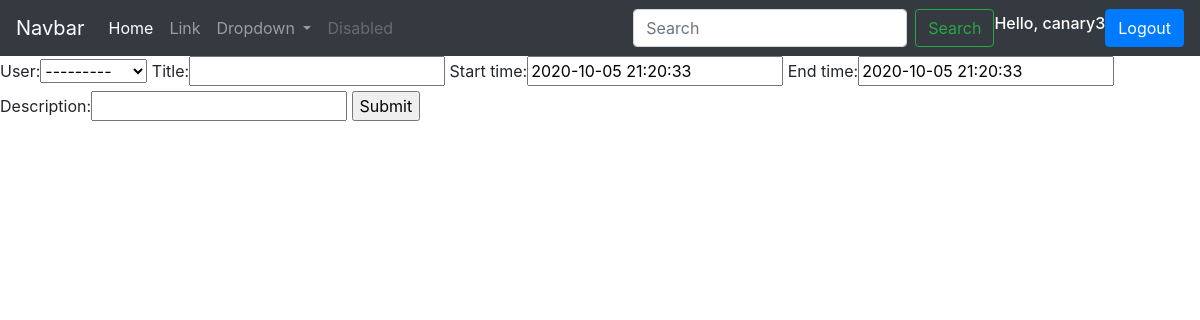
Page /eventslist (signed in) on the earlier database version.
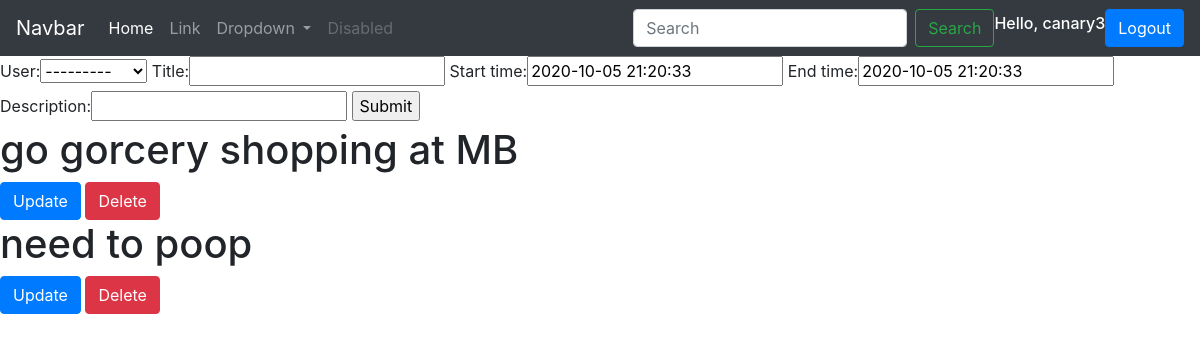
Same page on the later database version.
### backend/models.py (models this page shows, shortened)
class Events(models.Model):
    user = models.ForeignKey(User, on_delete=models.CASCADE, null=True)
    title = models.CharField(max_length = 100)
    start_time = models.DateTimeField( default = timezone.now)
    end_time = models.DateTimeField( default= timezone.now)
    description = models.CharField(max_length = 300, blank=True)

### backend/views.py (the view)
# urls.py: url(r'eventslist',views.events, name="events"),
@login_required(login_url= loginURL)
def events(request):
    if request.user.is_authenticated:
        user=request.user
        events = Events.objects.filter(user=user)
    form = EventForm()
    if request.method == 'POST':
        form = EventForm(request.POST)
        if form.is_valid():
            form.save()
            return redirect(reverse('backend:events'))
    context = {
        'events': events,
        'form': form
    }
    return render(request, 'backend/list.html', context)

### backend/forms.py
class EventForm(ModelForm):
    class Meta:
        model= Events
        fields = '__all__'

### backend/templates/backend/list.html (shortened to what this page needs)
<!DOCTYPE html>
{% include "backend/index.html"%}
<form method="POST" action="">
    {{form}}
    <input type="submit">
</form>
{% for event in events%}
    <h1> {{event.title}} </h1>
    <button name ="Update" class="btn btn-primary"> <a  href="{% url 'backend:update_event' event.id %}" style = "color:white">  Update  </a> </button>
    <button name ="Delete"  class="btn btn-danger"> <a  href="{% url 'backend:delete_event' event.id %}" style = "color:white"> Delete </a>  </button>
{%endfor%}

Differences in the rows shown:
now on this page (row edited): Events: title "go gorcery shopping at MB"
added Events: title "need to poop"
